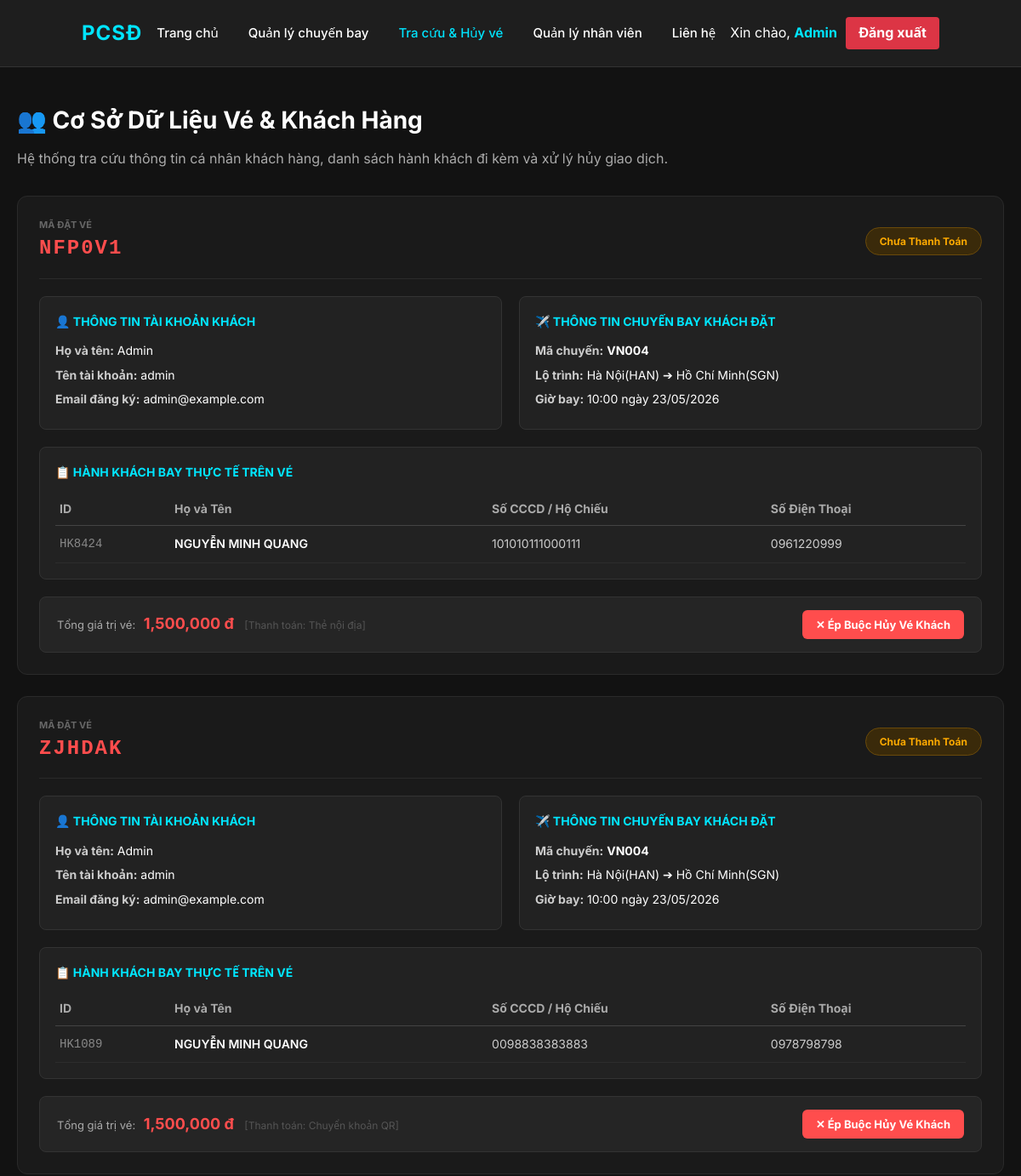
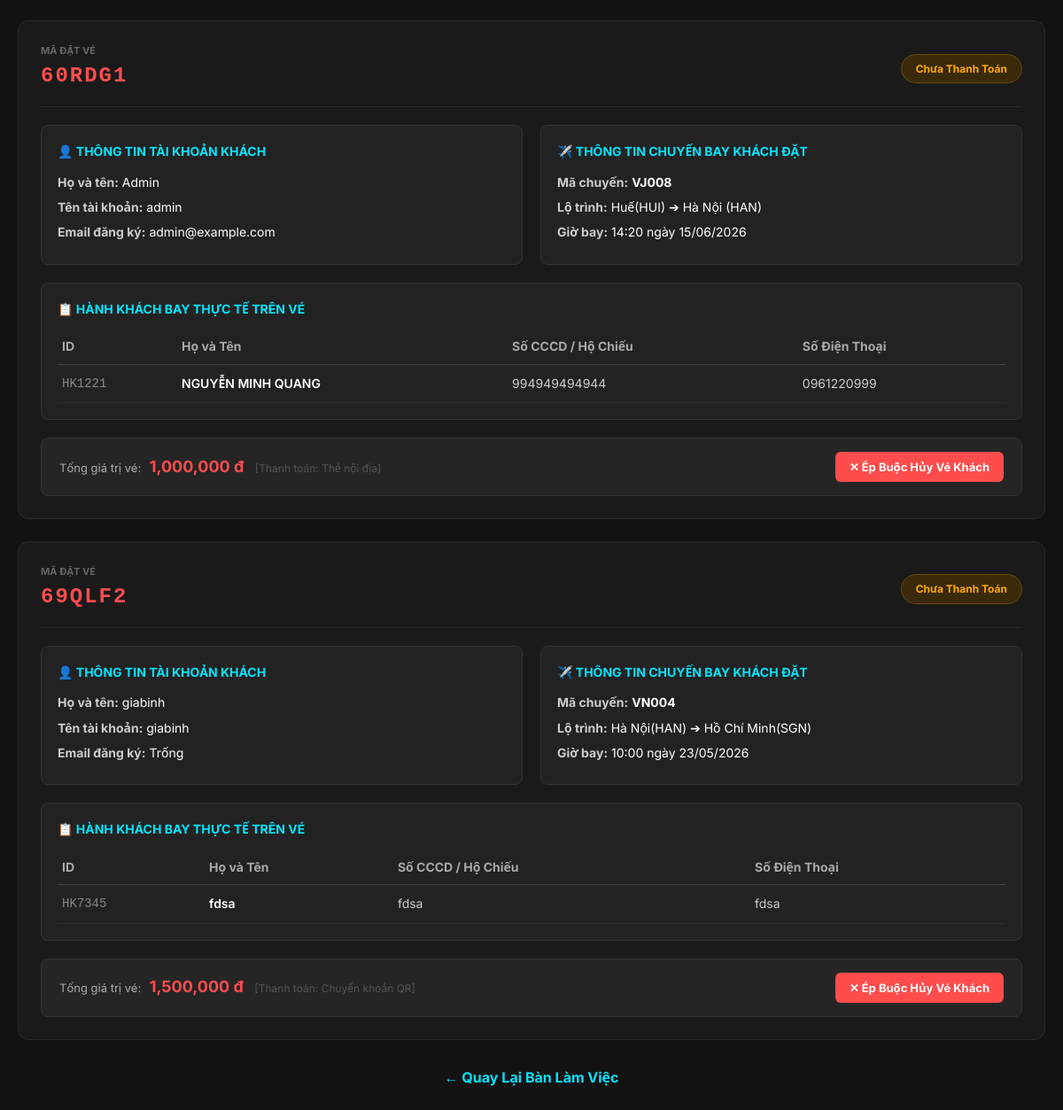
/quan-ly/khach-hang (signed in), run on an earlier commit of the app's database (2 pictures, top to bottom).
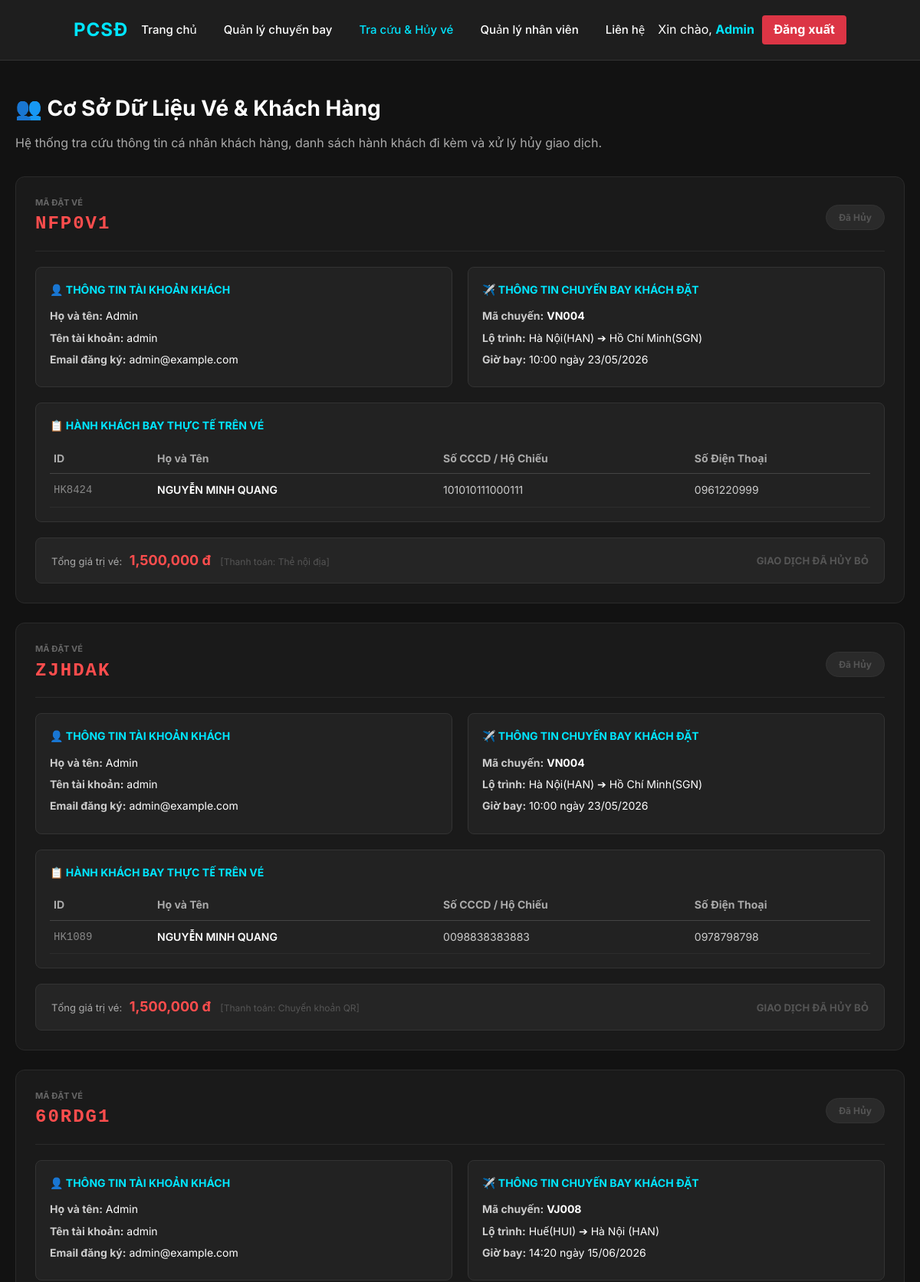
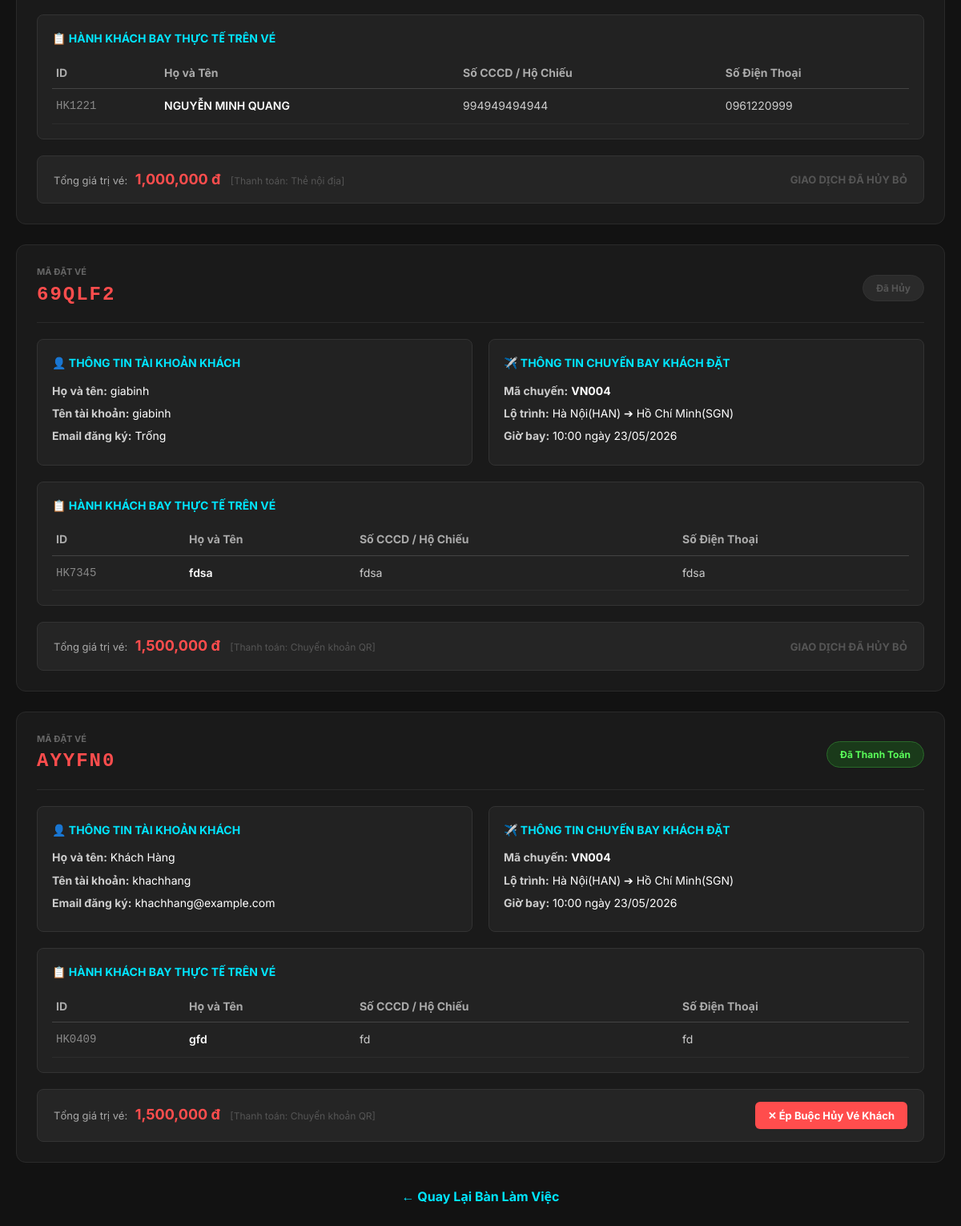
And on a later commit of the database (2 pictures, top to bottom).
### app.py (models this page shows)
class PhieuDatVe(db.Model):
    maDatVe = db.Column(db.String(20), primary_key=True)
    ngayDat = db.Column(db.DateTime, default=datetime.utcnow)
    trangThaiDatVe = db.Column(db.String(20), default='Chưa Thanh Toán')
    tongTien = db.Column(db.Float, nullable=False)
    phuongThucThanhToan = db.Column(db.String(20), nullable=False)
    ngayThanhToan = db.Column(db.DateTime)
    user_id = db.Column(db.String(20), db.ForeignKey('user.id'), nullable=False)
    chuyenbay_id = db.Column(db.String(20), db.ForeignKey('chuyen_bay.maChuyenBay'), nullable=False)
    user = db.relationship('User', backref=db.backref('danh_sach_phieu_user', lazy=True))
    chuyenbay = db.relationship('ChuyenBay', backref=db.backref('danh_sach_phieu_chuyen_bay', lazy=True))

class User(db.Model):
    id = db.Column(db.String(20), primary_key=True)
    taiKhoan = db.Column(db.String(50), unique=True, nullable=False)
    matKhau = db.Column(db.String(100), nullable=False)
    hoTen = db.Column(db.String(100), nullable=False)
    email = db.Column(db.String(100))
    role = db.Column(db.String(20), default='khachhang')

class ChuyenBay(db.Model):
    maChuyenBay = db.Column(db.String(20), primary_key=True)
    maMayBay = db.Column(db.String(20), db.ForeignKey('may_bay.maMayBay'), nullable=False)
    sanBayDi = db.Column(db.String(50), nullable=False)
    sanBayDen = db.Column(db.String(50), nullable=False)
    ngayGioDi = db.Column(db.DateTime, nullable=False)
    ngayGioDen = db.Column(db.DateTime, nullable=False)
    giaVe = db.Column(db.Float, nullable=False)
    soGheTrong = db.Column(db.Integer, nullable=False)
    may_bay = db.relationship('MayBay', backref=db.backref('chuyen_bay', lazy=True))

class HanhKhach(db.Model):
    id = db.Column(db.String(20), primary_key=True)
    hoTen = db.Column(db.String(100), nullable=False)
    cccd = db.Column(db.String(20), unique=True, nullable=False)
    soDienThoai = db.Column(db.String(20), nullable=False)
    phieu_id = db.Column(db.String(20), db.ForeignKey('phieu_dat_ve.maDatVe'), nullable=False)
    phieu = db.relationship('PhieuDatVe', backref=db.backref('hanhkhach_list', lazy=True))

### app.py (the view)
@app.route('/quan-ly/khach-hang')
def quan_ly_khach_hang_route():
    if 'user_id' not in session or session.get('role') not in ['admin', 'nhanvien']:
        flash('Bạn không có quyền truy cập khu vực nghiệp vụ này!', 'danger')
        return redirect(url_for('login'))
    phieu_list = PhieuDatVe.query.all()
    return render_template('quan_ly_khach_hang.html', phieu_list=phieu_list)

### templates/quan_ly_khach_hang.html (shortened to what this page needs)
{% extends 'base.html' %}
{% block content %}
<main class="container" style="padding: 40px 20px; max-width: 1200px; margin: 0 auto">
    <h2 style="color: #ffffff; margin-bottom: 10px; font-size: 28px">👥 Cơ Sở Dữ Liệu Vé & Khách Hàng</h2>
    <p style="color: #aaaaaa; margin-bottom: 30px">Hệ thống tra cứu thông tin cá nhân khách hàng, danh sách hành khách đi kèm và xử lý hủy giao dịch.</p>
    <div style="display: flex; flex-direction: column; gap: 25px;">
        {% for phieu in phieu_list %}
        <div style="background-color: #1a1a1a; border: 1px solid #2a2a2a; border-radius: 12px; padding: 25px; color: #fff;">
            <div style="display: flex; justify-content: space-between; align-items: center; border-bottom: 1px solid #2a2a2a; padding-bottom: 15px; margin-bottom: 20px;">
                <div>
                    <span style="color: #666; font-size: 11px; font-weight: bold; display: block;">MÃ ĐẶT VÉ</span>
                    <strong style="color: #ff4d4d; font-size: 24px; font-family: monospace; letter-spacing: 2px;">{{ phieu.maDatVe }}</strong>
                </div>
                <span style="padding: 6px 16px; border-radius: 20px; font-size: 12px; font-weight: 700;
                    {% if phieu.trangThaiDatVe == 'Đã Thanh Toán' %} background: #1a3a1a; color: #5aff5a; border: 1px solid #2a6a2a;
                    {% elif phieu.trangThaiDatVe == 'Đã Hủy' %} background: #2a2a2a; color: #555; border: 1px solid #333;
                    {% else %} background: #3a2a0a; color: #ffaa00; border: 1px solid #6a4a0a; {% endif %}">
                    {{ phieu.trangThaiDatVe }}
                </span>
            </div>
            <div style="display: grid; grid-template-columns: 1fr 1fr; gap: 20px; margin-bottom: 20px;">
                <div style="background: #222; border: 1px solid #333; padding: 18px; border-radius: 8px;">
                    <h4 style="color: #00e5ff; margin: 0 0 12px 0; font-size: 14px; font-weight: bold;">👤 THÔNG TIN TÀI KHOẢN KHÁCH</h4>
                    <p style="margin: 6px 0; font-size: 14px; color: #ccc;"><strong>Họ và tên:</strong> <span style="color: #fff;">{{ phieu.user.hoTen }}</span></p>
                    <p style="margin: 6px 0; font-size: 14px; color: #ccc;"><strong>Tên tài khoản:</strong> <span style="color: #fff;">{{ phieu.user.taiKhoan }}</span></p>
                    <p style="margin: 6px 0; font-size: 14px; color: #ccc;"><strong>Email đăng ký:</strong> <span style="color: #fff;">{{ phieu.user.email if phieu.user.email else 'Trống' }}</span></p>
                </div>
                <div style="background: #222; border: 1px solid #333; padding: 18px; border-radius: 8px;">
                    <h4 style="color: #00e5ff; margin: 0 0 12px 0; font-size: 14px; font-weight: bold;">✈️ THÔNG TIN CHUYẾN BAY KHÁCH ĐẶT</h4>
                    <p style="margin: 6px 0; font-size: 14px; color: #ccc;"><strong>Mã chuyến:</strong> <span style="color: #fff; font-weight: bold;">{{ phieu.chuyenbay.maChuyenBay }}</span></p>
                    <p style="margin: 6px 0; font-size: 14px; color: #ccc;"><strong>Lộ trình:</strong> <span style="color: #fff;">{{ phieu.chuyenbay.sanBayDi }} ➔ {{ phieu.chuyenbay.sanBayDen }}</span></p>
                    <p style="margin: 6px 0; font-size: 14px; color: #ccc;"><strong>Giờ bay:</strong> <span style="color: #fff;">{{ phieu.chuyenbay.ngayGioDi.strftime('%H:%M ngày %d/%m/%Y') }}</span></p>
                </div>
            </div>
            <div style="background: #222; border: 1px solid #333; padding: 18px; border-radius: 8px; margin-bottom: 20px;">
                <h4 style="color: #00e5ff; margin: 0 0 12px 0; font-size: 14px; font-weight: bold;">📋 HÀNH KHÁCH BAY THỰC TẾ TRÊN VÉ</h4>
                <table style="width: 100%; border-collapse: collapse; text-align: left; font-size: 14px;">
                    <thead>
                        <tr style="border-bottom: 1px solid #444; color: #aaa;">
                            <th style="padding: 8px 5px;">ID</th>
                            <th style="padding: 8px 5px;">Họ và Tên</th>
                            <th style="padding: 8px 5px;">Số CCCD / Hộ Chiếu</th>
                            <th style="padding: 8px 5px;">Số Điện Thoại</th>
                        </tr>
                    </thead>
                    <tbody>
                        {% for hk in phieu.hanhkhach_list %}
                        <tr style="border-bottom: 1px solid #2d2d2d;">
                            <td style="padding: 10px 5px; font-family: monospace; color: #888;">{{ hk.id }}</td>
                            <td style="padding: 10px 5px; font-weight: 600; color: #fff;">{{ hk.hoTen }}</td>
                            <td style="padding: 10px 5px; color: #ccc;">{{ hk.cccd }}</td>
                            <td style="padding: 10px 5px; color: #ccc;">{{ hk.soDienThoai }}</td>
                        </tr>
                        {% endfor %}
                    </tbody>
                </table>
            </div>
            <div style="display: flex; justify-content: space-between; align-items: center; background-color: #252525; padding: 15px 20px; border-radius: 8px; border: 1px solid #333;">
                <div>
                    <span style="font-size: 13px; color: #aaa;">Tổng giá trị vé:</span>
                    <strong style="color: #ff4d4d; font-size: 18px; margin-left: 5px;">{{ "{:,.0f}".format(phieu.tongTien) }} đ</strong>
                    <span style="font-size: 12px; color: #555; margin-left: 8px;">[Thanh toán: {{ phieu.phuongThucThanhToan }}]</span>
                </div>
                <div>
                    {% if phieu.trangThaiDatVe != 'Đã Hủy' %}
                    <form action="/quan-ly/huy-ve/{{ phieu.maDatVe }}" method="POST" onsubmit="return confirm('CẢNH BÁO: Bạn đang thực hiện quyền hạn Nhân viên/Admin để hủy vé của khách hàng này. Chỗ ngồi sẽ được trả lại tự động. Xác nhận hủy?')">
                        <button type="submit" style="background-color: #ff4d4d; color: white; border: none; padding: 8px 16px; border-radius: 6px; font-weight: bold; cursor: pointer; font-size: 13px;">
                            ✕ Ép Buộc Hủy Vé Khách
                        </button>
                    </form>
                    {% else %}
                    <span style="color: #555; font-size: 13px; font-weight: bold; text-transform: uppercase;">Giao dịch đã hủy bỏ</span>
                    {% endif %}
                </div>
            </div>
        </div>
        {% else %}
        <div style="text-align: center; color: #aaa; padding: 50px; background: #1a1a1a; border-radius: 12px; border: 1px solid #2a2a2a;">
            Hệ thống chưa phát sinh bất kỳ giao dịch đặt vé nào từ khách hàng.
        </div>
        {% endfor %}
    </div>
    <div style="text-align: center; margin-top: 30px;">
        <a href="/home" style="color: #00e5ff; text-decoration: none; font-weight: bold;">← Quay Lại Bàn Làm Việc</a>
    </div>
</main>
{% endblock %}

### templates/base.html (shortened to what this page needs)
<!DOCTYPE html>
<html lang="vi">
<head>
    <link rel="stylesheet" href="{{ url_for('static', filename='css/style.css') }}" />
</head>
<body>
    <div class="main-app-content">
        <nav class="navbar">
            <a href="/" class="logo">PCS<span>Đ</span></a>
            <ul class="nav-links">
                <li><a href="/" class="{% if request.path == '/' %}active{% endif %}">Trang chủ</a></li>
                <li><a href="/chuyen-bay" class="{% if request.path == '/chuyen-bay' %}active{% endif %}">{% if session.get('role') in ['admin', 'nhanvien'] %}Quản lý chuyến bay{% else %}Chuyến bay{% endif %}</a></li>
                {% if session.get('user_id') %}
                    {% if session.get('role') in ['admin', 'nhanvien'] %}
                        <li><a href="/quan-ly/khach-hang" class="{% if request.path == '/quan-ly/khach-hang' %}active{% endif %}">Tra cứu & Hủy vé</a></li>
                    {% endif %}
                    {% if session.get('role') == 'admin' %}
                        <li><a href="/admin/nhan-vien" class="{% if request.path == '/admin/nhan-vien' %}active{% endif %}">Quản lý nhân viên</a></li>
                    {% endif %}
                {% endif %}
                <li><a href="{{ url_for('lien_he') }}" class="{% if request.path == '/lien-he' %}active{% endif %}">Liên hệ</a></li>
            </ul>
            <div class="auth-buttons" style="display: flex; gap: 10px; align-items: center;">
                {% if session.get('user_id') %}
                    <a href="/home" style="color: #fff !important; text-decoration: none;">Xin chào, <b style="color: #00e5ff !important;">{{ session.get('hoTen') }}</b></a>
                    <a href="/logout" class="btn-logout" style="background-color: #dc3545 !important; color: white !important; padding: 8px 15px; border-radius: 4px; text-decoration: none; font-weight: bold; height: 38px; display: inline-flex; align-items: center; justify-content: center; box-sizing: border-box;">Đăng xuất</a>
                {% else %}
                    <a href="/login" class="btn-login">Đăng nhập</a>
                    <a href="/register" class="btn-register-custom">Đăng ký</a>
                {% endif %}
            </div>
        </nav>
        {% block content %}
        {% endblock %}
    </div>
</body>
</html>

### css/style.css (style rules this page uses)
* { margin: 0; padding: 0; box-sizing: border-box; font-family: "Inter", "Segoe UI", Roboto, sans-serif; }
:root { --bg-body: #121212; --bg-card: #1e1e1e; --bg-input: #252525; --text-main: #ffffff; --text-sub: #a0a0a0; --accent-color: #00ebd4; --border-color: #333333; }
body { background-color: var(--bg-body); color: var(--text-main); line-height: 1.6; overflow-x: hidden; }
.navbar { background-color: var(--bg-card); display: flex; justify-content: space-between; align-items: center; padding: 20px 8%; border-bottom: 1px solid var(--border-color); }
.logo { font-size: 24px; font-weight: 700; color: var(--accent-color); text-decoration: none; letter-spacing: 1px; }
.nav-links { display: flex; list-style: none; gap: 35px; }
.nav-links a { color: var(--text-sub); text-decoration: none; font-size: 15px; font-weight: 500; transition: color 0.3s; }
.auth-buttons { display: flex; gap: 15px; }

### templates/base.html (style rules this page uses)
*, input, select, textarea, button, .form-group, .form-group input, .auth-box input, .search-form input { -webkit-tap-highlight-color: transparent !important; }
.nav-links li a { color: #ffffff !important; text-decoration: none; transition: color 0.3s ease; }
.nav-links li a:hover, .nav-links li a.active { color: #00e5ff !important; }
.logo { color: #00e5ff !important; text-decoration: none; }
.logo span { color: #00e5ff !important; }

What changed in the data, as far as the page shows it:
changed PhieuDatVe "NFP0V1": trangThaiDatVe "Chưa Thanh Toán" → "Đã Hủy"; trangThaiDatVe "✕ Ép Buộc Hủy Vé Khách" → "GIAO DỊCH ĐÃ HỦY BỎ"
changed PhieuDatVe "ZJHDAK": trangThaiDatVe "Chưa Thanh Toán" → "Đã Hủy"; trangThaiDatVe "✕ Ép Buộc Hủy Vé Khách" → "GIAO DỊCH ĐÃ HỦY BỎ"
changed PhieuDatVe "60RDG1": trangThaiDatVe "Chưa Thanh Toán" → "Đã Hủy"; trangThaiDatVe "✕ Ép Buộc Hủy Vé Khách" → "GIAO DỊCH ĐÃ HỦY BỎ"
changed PhieuDatVe "69QLF2": trangThaiDatVe "Chưa Thanh Toán" → "Đã Hủy"; trangThaiDatVe "✕ Ép Buộc Hủy Vé Khách" → "GIAO DỊCH ĐÃ HỦY BỎ"
added PhieuDatVe: maDatVe "AYYFN0", trangThaiDatVe "Đã Thanh Toán", user.hoTen "Khách Hàng", user.taiKhoan "khachhang", user "khachhang@example.com", chuyenbay.maChuyenBay "VN004", chuyenbay.sanBayDi "Hà Nội(HAN)", chuyenbay.sanBayDen "Hồ Chí Minh(SGN)", chuyenbay.ngayGioDi "10:00 ngày 23/05/2026", tongTien "1,500,000", phuongThucThanhToan "Chuyển khoản QR"
added HanhKhach: id "HK0409", hoTen "gfd", cccd "fd", soDienThoai "fd", shown under "AYYFN0"
